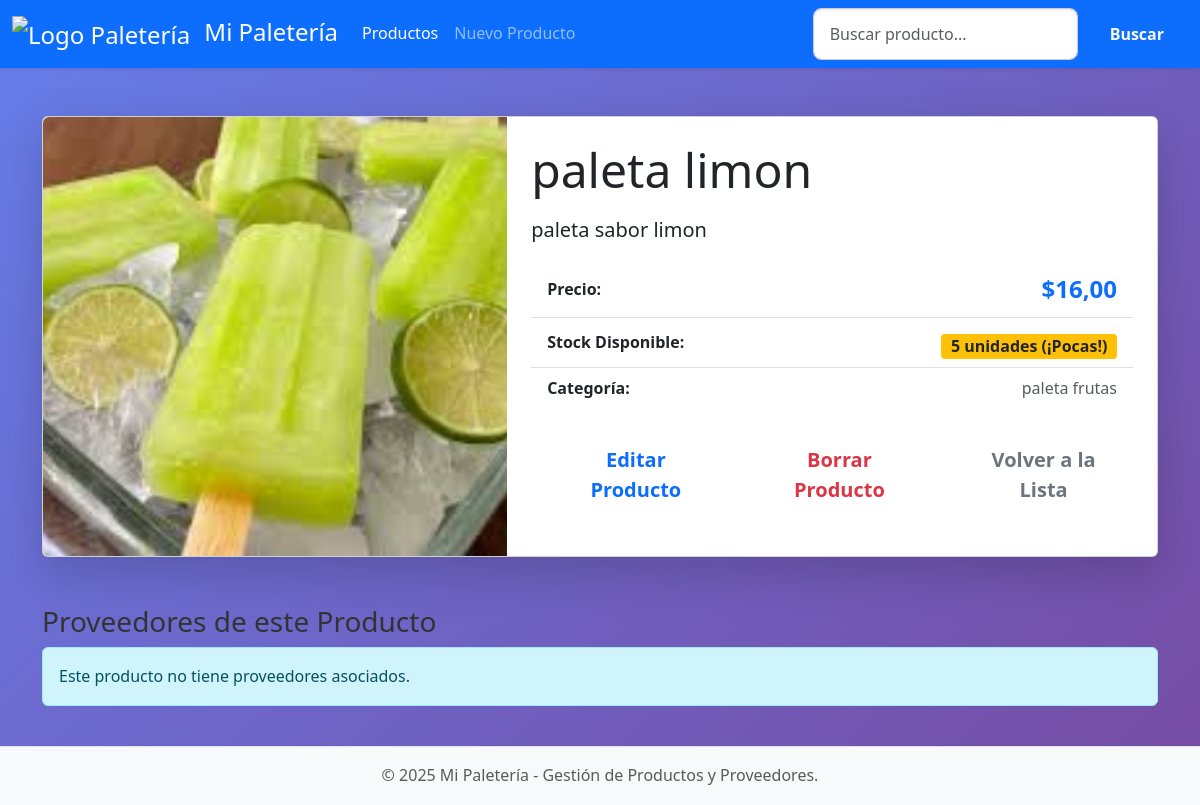
/productos/2/, run on the app's committed database.
### app_producto/models.py (models this page shows, shortened)
class Producto(models.Model):
    nombre = models.CharField(max_length=200, help_text="Nombre del producto")
    descripcion = models.TextField(blank=True, null=True)
    precio = models.DecimalField(max_digits=10, decimal_places=2)
    stock = models.IntegerField(default=0)
    categoria = models.CharField(max_length=100, blank=True, null=True,
    help_text="Categoría del producto (ej. Helado, Agua, Postre)")
    foto = models.ImageField(upload_to='img_productos/', blank=True, null=True)
    class Meta:
        verbose_name = "Producto"
        verbose_name_plural = "Productos"
        ordering = ['nombre']

### app_producto/views.py (the view)
# urls.py: path('productos/<int:producto_id>/', views.detalle_producto, name='detalle_producto'),
def detalle_producto(request, producto_id):
    producto = get_object_or_404(Producto, id=producto_id)
    return render(request, 'productos/detalle_producto.html', {'producto': producto})

### app_producto/templates/productos/detalle_producto.html (shortened to what this page needs)
{% extends 'base.html' %}
{% load static %}
{% block contenido %}
<div class="card shadow-lg my-4">
    <div class="row g-0">
        <div class="col-md-5">
            {% if producto.foto %}
                <img src="{{ producto.foto.url }}" class="img-fluid rounded-start detail-img" alt="Imagen de {{ producto.nombre }}">
            {% else %}
                <img src="{% static 'img/producto_placeholder.png' %}" class="img-fluid rounded-start detail-img" alt="Imagen no disponible">
            {% endif %}
        </div>
        <div class="col-md-7">
            <div class="card-body p-4">
                <h1 class="card-title display-5 mb-3">{{ producto.nombre }}</h1>
                <p class="card-text lead">{{ producto.descripcion|default:"Sin descripción detallada." }}</p>
                <ul class="list-group list-group-flush mb-4">
                    <li class="list-group-item d-flex justify-content-between align-items-center">
                        <strong>Precio:</strong>
                        <span class="fs-4 fw-bold text-primary">${{ producto.precio|floatformat:2 }}</span>
                    </li>
                    <li class="list-group-item d-flex justify-content-between align-items-center">
                        <strong>Stock Disponible:</strong>
                        {% if producto.stock <= 5 and producto.stock > 0 %}
                            <span class="badge bg-warning text-dark fs-6">{{ producto.stock }} unidades (¡Pocas!)</span>
                        {% elif producto.stock == 0 %}
                            <span class="badge bg-danger fs-6">Agotado</span>
                        {% else %}
                            <span class="badge bg-info text-dark fs-6">{{ producto.stock }} unidades</span>
                        {% endif %}
                    </li>
                    <li class="list-group-item d-flex justify-content-between align-items-center">
                        <strong>Categoría:</strong>
                        <span class="text-muted">{{ producto.categoria|default:"No especificada" }}</span>
                    </li>
                </ul>
                <div class="d-flex justify-content-start gap-2 mb-3">
                    <a href="{% url 'app_producto:editar_producto' producto.id %}" class="btn btn-outline-primary btn-lg">
                         Editar Producto
                    </a>
                    <a href="{% url 'app_producto:borrar_producto' producto.id %}" class="btn btn-outline-danger btn-lg">
                         Borrar Producto
                    </a>
                    <a href="{% url 'app_producto:listar_productos' %}" class="btn btn-outline-secondary btn-lg">
                         Volver a la Lista
                    </a>
                </div>
            </div>
        </div>
    </div>
</div>
<section class="mt-5">
    <h3>Proveedores de este Producto</h3>
    {% if producto.proveedores.all %}
    <ul class="list-group">
        {% for proveedor in producto.proveedores.all %}
        <li class="list-group-item d-flex justify-content-between align-items-center">
            <a href="{% url 'app_producto:detalle_proveedor' proveedor.id %}" class="text-decoration-none fw-bold">
                {{ proveedor.nombre_empresa }}
            </a>
            <span class="badge bg-secondary rounded-pill">{{ proveedor.tipo_producto|default:"Tipo no especificado" }}</span>
        </li>
        {% endfor %}
    </ul>
    {% else %}
    <div class="alert alert-info" role="alert">
        Este producto no tiene proveedores asociados.
    </div>
    {% endif %}
</section>
{% endblock %}

### app_producto/templates/base.html (shortened to what this page needs)
{% load static %}
<!DOCTYPE html>
<html lang="es">
<head>
    <link href="https://cdn.jsdelivr.net/npm/bootstrap@5.3.3/dist/css/bootstrap.min.css" rel="stylesheet">
    <link rel="stylesheet" href="{% static 'css/styles.css' %}">
</head>
<body>
    <div class="d-flex flex-column min-vh-100">
        <header class="navbar navbar-expand-lg navbar-dark bg-primary shadow-sm">
            <div class="container-fluid">
                <a class="navbar-brand fs-4" href="{% url 'app_producto:listar_productos' %}">
                    <img src="{% static 'img/logo_paleta.png' %}" alt="Logo Paletería" height="30" class="me-2">
                    Mi Paletería
                </a>
                <div class="collapse navbar-collapse" id="navbarNav">
                    <ul class="navbar-nav me-auto mb-2 mb-lg-0">
                        <li class="nav-item">
                            <a class="nav-link active" aria-current="page" href="{% url 'app_producto:listar_productos' %}">Productos</a>
                        </li>
                        <li class="nav-item">
                            <a class="nav-link" href="{% url 'app_producto:crear_producto' %}">Nuevo Producto</a>
                        </li>
                    </ul>
                    <form class="d-flex" action="{% url 'app_producto:listar_productos' %}" method="get">
                        <input class="form-control me-2" type="search" placeholder="Buscar producto..." aria-label="Search" name="q" value="{{ request.GET.q }}">
                        <button class="btn btn-outline-light" type="submit">Buscar</button>
                    </form>
                </div>
            </div>
        </header>
        <main class="container my-4 flex-grow-1">
            {% block contenido %}{% endblock %}
        </main>
        <footer class="footer mt-auto py-3 bg-light border-top">
            <div class="container text-center">
                <span class="text-muted">© {% now "Y" %} Mi Paletería - Gestión de Productos y Proveedores.</span>
            </div>
        </footer>
    </div>
</body>
</html>

### app_producto/static/css/styles.css (style rules this page uses)
* { margin: 0; padding: 0; box-sizing: border-box; }
body { font-family: 'Segoe UI', Tahoma, Geneva, Verdana, sans-serif; background: linear-gradient(135deg, #667eea 0%, #764ba2 100%); color: #333; line-height: 1.6; }
.btn { padding: 0.7rem 1.5rem; border: none; border-radius: 8px; font-weight: 600; cursor: pointer; transition: background 0.3s; text-decoration: none; display: inline-flex; align-items: center; gap: 0.5rem; }
.fw-bold { font-weight: bold; }
.text-primary { color: #667eea; }
.text-muted { color: #718096; }
.badge { display: inline-block; padding: 0.3em 0.6em; font-size: 0.75em; font-weight: 700; line-height: 1; text-align: center; white-space: nowrap; vertical-align: baseline; border-radius: 0.25rem; margin-top: 0.5rem; }
.bg-warning { background-color: #ffc107; color: #333; }
.text-dark { color: #2d3748; }
.detail-img { width: 100%; height: 100%; object-fit: cover; border-radius: 12px 0 0 12px; }
.form-control { width: 100%; padding: 0.8rem 1rem; border: 1px solid #ccc; border-radius: 8px; font-size: 1rem; transition: border-color 0.3s, box-shadow 0.3s; box-shadow: inset 0 1px 3px rgba(0,0,0,0.1); }

### data on the page
Producto: foto (picture), nombre "paleta limon", descripcion "paleta sabor limon", precio "16,00", stock "5", categoria "paleta frutas"
